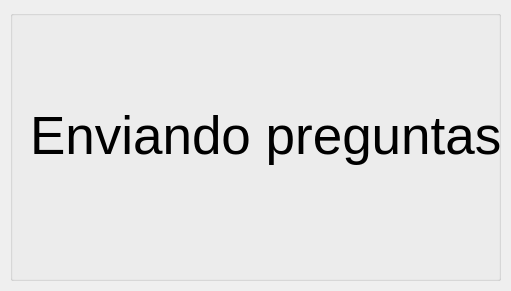
<?xml version="1.0" encoding="UTF-8"?>
<ui version="4.0">
 <class>MainWindow</class>
 <widget class="QMainWindow" name="MainWindow">
  <property name="geometry">
   <rect>
    <x>0</x>
    <y>0</y>
    <width>511</width>
    <height>291</height>
   </rect>
  </property>
  <property name="windowTitle">
   <string>MainWindow</string>
  </property>
  <widget class="QWidget" name="centralWidget">
   <widget class="QStackedWidget" name="gameState">
    <property name="geometry">
     <rect>
      <x>0</x>
      <y>0</y>
      <width>511</width>
      <height>291</height>
     </rect>
    </property>
    <property name="currentIndex">
     <number>1</number>
    </property>
    <widget class="QWidget" name="page">
     <widget class="QGroupBox" name="principalBox">
      <property name="geometry">
       <rect>
        <x>10</x>
        <y>10</y>
        <width>491</width>
        <height>271</height>
       </rect>
      </property>
      <property name="title">
       <string/>
      </property>
      <widget class="QTextEdit" name="pregunta">
       <property name="geometry">
        <rect>
         <x>20</x>
         <y>40</y>
         <width>391</width>
         <height>51</height>
        </rect>
       </property>
       <property name="tabChangesFocus">
        <bool>true</bool>
       </property>
      </widget>
      <widget class="QLineEdit" name="respA">
       <property name="geometry">
        <rect>
         <x>20</x>
         <y>120</y>
         <width>181</width>
         <height>20</height>
        </rect>
       </property>
       <property name="maxLength">
        <number>20</number>
       </property>
      </widget>
      <widget class="QLineEdit" name="respB">
       <property name="geometry">
        <rect>
         <x>20</x>
         <y>180</y>
         <width>181</width>
         <height>20</height>
        </rect>
       </property>
       <property name="maxLength">
        <number>20</number>
       </property>
      </widget>
      <widget class="QLineEdit" name="respC">
       <property name="geometry">
        <rect>
         <x>270</x>
         <y>120</y>
         <width>181</width>
         <height>20</height>
        </rect>
       </property>
       <property name="maxLength">
        <number>20</number>
       </property>
      </widget>
      <widget class="QLineEdit" name="respD">
       <property name="geometry">
        <rect>
         <x>270</x>
         <y>180</y>
         <width>181</width>
         <height>20</height>
        </rect>
       </property>
       <property name="maxLength">
        <number>20</number>
       </property>
      </widget>
      <widget class="QCheckBox" name="checkBoxA">
       <property name="geometry">
        <rect>
         <x>210</x>
         <y>120</y>
         <width>16</width>
         <height>17</height>
        </rect>
       </property>
       <property name="text">
        <string/>
       </property>
       <property name="autoExclusive">
        <bool>true</bool>
       </property>
       <property name="tristate">
        <bool>false</bool>
       </property>
      </widget>
      <widget class="QCheckBox" name="checkBoxB">
       <property name="geometry">
        <rect>
         <x>210</x>
         <y>180</y>
         <width>16</width>
         <height>17</height>
        </rect>
       </property>
       <property name="text">
        <string/>
       </property>
       <property name="autoExclusive">
        <bool>true</bool>
       </property>
       <property name="tristate">
        <bool>false</bool>
       </property>
      </widget>
      <widget class="QCheckBox" name="checkBoxC">
       <property name="geometry">
        <rect>
         <x>460</x>
         <y>120</y>
         <width>16</width>
         <height>17</height>
        </rect>
       </property>
       <property name="text">
        <string/>
       </property>
       <property name="autoExclusive">
        <bool>true</bool>
       </property>
       <property name="tristate">
        <bool>false</bool>
       </property>
      </widget>
      <widget class="QCheckBox" name="checkBoxD">
       <property name="geometry">
        <rect>
         <x>460</x>
         <y>180</y>
         <width>16</width>
         <height>17</height>
        </rect>
       </property>
       <property name="text">
        <string/>
       </property>
       <property name="autoExclusive">
        <bool>true</bool>
       </property>
       <property name="tristate">
        <bool>false</bool>
       </property>
      </widget>
      <widget class="QLabel" name="labelRespB">
       <property name="geometry">
        <rect>
         <x>20</x>
         <y>160</y>
         <width>121</width>
         <height>16</height>
        </rect>
       </property>
       <property name="text">
        <string>Respuesta B:</string>
       </property>
      </widget>
      <widget class="QLabel" name="labelRespA">
       <property name="geometry">
        <rect>
         <x>20</x>
         <y>100</y>
         <width>121</width>
         <height>16</height>
        </rect>
       </property>
       <property name="text">
        <string>Respuesta A:</string>
       </property>
      </widget>
      <widget class="QLabel" name="labelRespC">
       <property name="geometry">
        <rect>
         <x>270</x>
         <y>100</y>
         <width>121</width>
         <height>16</height>
        </rect>
       </property>
       <property name="text">
        <string>Respuesta C:</string>
       </property>
      </widget>
      <widget class="QLabel" name="labelRespD">
       <property name="geometry">
        <rect>
         <x>270</x>
         <y>160</y>
         <width>121</width>
         <height>16</height>
        </rect>
       </property>
       <property name="text">
        <string>Respuesta D:</string>
       </property>
      </widget>
      <widget class="QLabel" name="labelPregunta">
       <property name="geometry">
        <rect>
         <x>20</x>
         <y>20</y>
         <width>91</width>
         <height>16</height>
        </rect>
       </property>
       <property name="text">
        <string>Pregunta 1:</string>
       </property>
      </widget>
      <widget class="QLabel" name="labelCantResp">
       <property name="geometry">
        <rect>
         <x>420</x>
         <y>50</y>
         <width>61</width>
         <height>41</height>
        </rect>
       </property>
       <property name="text">
        <string>&lt;html&gt;&lt;head/&gt;&lt;body&gt;&lt;p&gt;Cantidad de&lt;br/&gt;respuestas:&lt;/p&gt;&lt;/body&gt;&lt;/html&gt;</string>
       </property>
      </widget>
      <widget class="QSpinBox" name="cantRespuestas">
       <property name="geometry">
        <rect>
         <x>430</x>
         <y>90</y>
         <width>42</width>
         <height>22</height>
        </rect>
       </property>
       <property name="minimum">
        <number>2</number>
       </property>
       <property name="maximum">
        <number>4</number>
       </property>
       <property name="value">
        <number>4</number>
       </property>
      </widget>
      <widget class="QPushButton" name="pregButton_7">
       <property name="geometry">
        <rect>
         <x>190</x>
         <y>240</y>
         <width>31</width>
         <height>23</height>
        </rect>
       </property>
       <property name="text">
        <string>7</string>
       </property>
      </widget>
      <widget class="QPushButton" name="pregButton_4">
       <property name="geometry">
        <rect>
         <x>100</x>
         <y>240</y>
         <width>31</width>
         <height>23</height>
        </rect>
       </property>
       <property name="text">
        <string>4</string>
       </property>
      </widget>
      <widget class="QPushButton" name="pregButton_6">
       <property name="geometry">
        <rect>
         <x>160</x>
         <y>240</y>
         <width>31</width>
         <height>23</height>
        </rect>
       </property>
       <property name="text">
        <string>6</string>
       </property>
      </widget>
      <widget class="QPushButton" name="pregButton_3">
       <property name="geometry">
        <rect>
         <x>70</x>
         <y>240</y>
         <width>31</width>
         <height>23</height>
        </rect>
       </property>
       <property name="text">
        <string>3</string>
       </property>
      </widget>
      <widget class="QPushButton" name="pregButton_1">
       <property name="geometry">
        <rect>
         <x>10</x>
         <y>240</y>
         <width>31</width>
         <height>23</height>
        </rect>
       </property>
       <property name="text">
        <string>1</string>
       </property>
      </widget>
      <widget class="QPushButton" name="pregButton_2">
       <property name="geometry">
        <rect>
         <x>40</x>
         <y>240</y>
         <width>31</width>
         <height>23</height>
        </rect>
       </property>
       <property name="text">
        <string>2</string>
       </property>
      </widget>
      <widget class="QPushButton" name="pregButton_5">
       <property name="geometry">
        <rect>
         <x>130</x>
         <y>240</y>
         <width>31</width>
         <height>23</height>
        </rect>
       </property>
       <property name="text">
        <string>5</string>
       </property>
      </widget>
      <widget class="QPushButton" name="startButton">
       <property name="geometry">
        <rect>
         <x>430</x>
         <y>215</y>
         <width>50</width>
         <height>50</height>
        </rect>
       </property>
       <property name="toolTip">
        <string>Empezar partida</string>
       </property>
       <property name="text">
        <string/>
       </property>
       <property name="icon">
        <iconset resource="buttonicons.qrc">
         <normaloff>:/icons/playButton.png</normaloff>:/icons/playButton.png</iconset>
       </property>
       <property name="iconSize">
        <size>
         <width>40</width>
         <height>40</height>
        </size>
       </property>
      </widget>
      <widget class="QPushButton" name="saveButton">
       <property name="geometry">
        <rect>
         <x>380</x>
         <y>215</y>
         <width>50</width>
         <height>50</height>
        </rect>
       </property>
       <property name="toolTip">
        <string>Guardar partida</string>
       </property>
       <property name="text">
        <string/>
       </property>
       <property name="icon">
        <iconset resource="buttonicons.qrc">
         <normaloff>:/icons/saveButton.png</normaloff>:/icons/saveButton.png</iconset>
       </property>
       <property name="iconSize">
        <size>
         <width>40</width>
         <height>40</height>
        </size>
       </property>
      </widget>
      <widget class="QPushButton" name="configButton">
       <property name="geometry">
        <rect>
         <x>330</x>
         <y>215</y>
         <width>50</width>
         <height>50</height>
        </rect>
       </property>
       <property name="toolTip">
        <string>Configuracion</string>
       </property>
       <property name="text">
        <string/>
       </property>
       <property name="icon">
        <iconset resource="buttonicons.qrc">
         <normaloff>:/icons/configButton.png</normaloff>:/icons/configButton.png</iconset>
       </property>
       <property name="iconSize">
        <size>
         <width>40</width>
         <height>40</height>
        </size>
       </property>
      </widget>
      <widget class="QPushButton" name="newPregButton">
       <property name="enabled">
        <bool>true</bool>
       </property>
       <property name="geometry">
        <rect>
         <x>280</x>
         <y>215</y>
         <width>50</width>
         <height>50</height>
        </rect>
       </property>
       <property name="toolTip">
        <string>Nueva pregunta</string>
       </property>
       <property name="text">
        <string/>
       </property>
       <property name="icon">
        <iconset resource="buttonicons.qrc">
         <normaloff>:/icons/plusButton.png</normaloff>:/icons/plusButton.png</iconset>
       </property>
       <property name="iconSize">
        <size>
         <width>40</width>
         <height>40</height>
        </size>
       </property>
      </widget>
      <widget class="QPushButton" name="removeButton">
       <property name="geometry">
        <rect>
         <x>230</x>
         <y>215</y>
         <width>50</width>
         <height>50</height>
        </rect>
       </property>
       <property name="toolTip">
        <string>Borrar pregunta</string>
       </property>
       <property name="text">
        <string/>
       </property>
       <property name="icon">
        <iconset resource="buttonicons.qrc">
         <normaloff>:/icons/minusButton.png</normaloff>:/icons/minusButton.png</iconset>
       </property>
       <property name="iconSize">
        <size>
         <width>40</width>
         <height>40</height>
        </size>
       </property>
      </widget>
      <widget class="QPushButton" name="previsualizarButton">
       <property name="geometry">
        <rect>
         <x>80</x>
         <y>215</y>
         <width>75</width>
         <height>23</height>
        </rect>
       </property>
       <property name="text">
        <string>Previsualizar</string>
       </property>
      </widget>
      <widget class="QPushButton" name="closeButton">
       <property name="geometry">
        <rect>
         <x>440</x>
         <y>0</y>
         <width>50</width>
         <height>50</height>
        </rect>
       </property>
       <property name="toolTip">
        <string>Cerrar juego</string>
       </property>
       <property name="text">
        <string/>
       </property>
       <property name="icon">
        <iconset resource="buttonicons.qrc">
         <normaloff>:/icons/closebutton.png</normaloff>:/icons/closebutton.png</iconset>
       </property>
       <property name="iconSize">
        <size>
         <width>50</width>
         <height>50</height>
        </size>
       </property>
      </widget>
     </widget>
     <widget class="QWidget" name="mensajeError" native="true">
      <property name="geometry">
       <rect>
        <x>140</x>
        <y>-90</y>
        <width>221</width>
        <height>91</height>
       </rect>
      </property>
      <widget class="QLabel" name="msgErrorGuardar">
       <property name="geometry">
        <rect>
         <x>20</x>
         <y>10</y>
         <width>181</width>
         <height>81</height>
        </rect>
       </property>
       <property name="text">
        <string>&lt;html&gt;&lt;head/&gt;&lt;body&gt;&lt;p align=&quot;center&quot;&gt;&lt;span style=&quot; font-size:11pt; font-weight:600; color:#ff0000;&quot;&gt;Error al guardar&lt;/span&gt;&lt;br/&gt;Debe escribir la pregunta,&lt;br/&gt;sus respuestas y seleccionar&lt;br/&gt;a correcta.&lt;/p&gt;&lt;/body&gt;&lt;/html&gt;</string>
       </property>
      </widget>
      <widget class="QLabel" name="msgErrorComunicacion">
       <property name="geometry">
        <rect>
         <x>20</x>
         <y>10</y>
         <width>181</width>
         <height>71</height>
        </rect>
       </property>
       <property name="text">
        <string>&lt;html&gt;&lt;head/&gt;&lt;body&gt;&lt;p align=&quot;center&quot;&gt;&lt;span style=&quot; font-size:11pt; font-weight:600; color:#ff0000;&quot;&gt;Error de comunicacion&lt;/span&gt;&lt;br/&gt;Debe configurar el puerto&lt;br/&gt;antes de empezar la partida.&lt;/p&gt;&lt;/body&gt;&lt;/html&gt;</string>
       </property>
      </widget>
     </widget>
     <widget class="QWidget" name="mensajeGuardar" native="true">
      <property name="geometry">
       <rect>
        <x>170</x>
        <y>-40</y>
        <width>161</width>
        <height>41</height>
       </rect>
      </property>
      <widget class="QLabel" name="label_3">
       <property name="geometry">
        <rect>
         <x>10</x>
         <y>6</y>
         <width>151</width>
         <height>31</height>
        </rect>
       </property>
       <property name="text">
        <string>&lt;html&gt;&lt;head/&gt;&lt;body&gt;&lt;p&gt;&lt;span style=&quot; font-size:11pt; font-weight:600;&quot;&gt;Pregunta guardada&lt;/span&gt;&lt;/p&gt;&lt;/body&gt;&lt;/html&gt;</string>
       </property>
      </widget>
     </widget>
    </widget>
    <widget class="QWidget" name="page_4">
     <widget class="QGroupBox" name="gameInProgressBox_2">
      <property name="geometry">
       <rect>
        <x>10</x>
        <y>10</y>
        <width>491</width>
        <height>271</height>
       </rect>
      </property>
      <property name="title">
       <string/>
      </property>
      <widget class="QLabel" name="label_4">
       <property name="geometry">
        <rect>
         <x>20</x>
         <y>40</y>
         <width>501</width>
         <height>171</height>
        </rect>
       </property>
       <property name="font">
        <font>
         <pointsize>40</pointsize>
        </font>
       </property>
       <property name="text">
        <string>Enviando preguntas</string>
       </property>
      </widget>
     </widget>
    </widget>
    <widget class="QWidget" name="page_2">
     <widget class="QGroupBox" name="gameInProgressBox">
      <property name="geometry">
       <rect>
        <x>10</x>
        <y>10</y>
        <width>491</width>
        <height>271</height>
       </rect>
      </property>
      <property name="title">
       <string/>
      </property>
      <widget class="QLabel" name="label">
       <property name="geometry">
        <rect>
         <x>20</x>
         <y>40</y>
         <width>501</width>
         <height>171</height>
        </rect>
       </property>
       <property name="font">
        <font>
         <pointsize>40</pointsize>
        </font>
       </property>
       <property name="text">
        <string>Juego en progreso</string>
       </property>
      </widget>
      <widget class="QLCDNumber" name="lcdNumber">
       <property name="geometry">
        <rect>
         <x>120</x>
         <y>10</y>
         <width>241</width>
         <height>61</height>
        </rect>
       </property>
      </widget>
     </widget>
    </widget>
    <widget class="QWidget" name="page_3">
     <widget class="QGroupBox" name="groupBox">
      <property name="geometry">
       <rect>
        <x>10</x>
        <y>10</y>
        <width>491</width>
        <height>271</height>
       </rect>
      </property>
      <property name="title">
       <string/>
      </property>
      <widget class="QPushButton" name="closeButton_2">
       <property name="geometry">
        <rect>
         <x>410</x>
         <y>240</y>
         <width>75</width>
         <height>23</height>
        </rect>
       </property>
       <property name="text">
        <string>Cerrar</string>
       </property>
      </widget>
      <widget class="QPushButton" name="replayButton">
       <property name="geometry">
        <rect>
         <x>330</x>
         <y>240</y>
         <width>75</width>
         <height>23</height>
        </rect>
       </property>
       <property name="text">
        <string>Volver a jugar</string>
       </property>
      </widget>
      <widget class="QLabel" name="label_2">
       <property name="geometry">
        <rect>
         <x>10</x>
         <y>0</y>
         <width>211</width>
         <height>51</height>
        </rect>
       </property>
       <property name="font">
        <font>
         <pointsize>15</pointsize>
        </font>
       </property>
       <property name="text">
        <string>Puntajes:</string>
       </property>
      </widget>
      <widget class="QLabel" name="puntajePrimerPuesto">
       <property name="geometry">
        <rect>
         <x>110</x>
         <y>20</y>
         <width>351</width>
         <height>21</height>
        </rect>
       </property>
       <property name="text">
        <string>&lt;p&gt;1.- Jugador # : &lt;strong&gt;# Puntos&lt;/strong&gt;&lt;/p&gt;</string>
       </property>
      </widget>
      <widget class="QLabel" name="puntajeSegundoPuesto">
       <property name="geometry">
        <rect>
         <x>110</x>
         <y>50</y>
         <width>351</width>
         <height>21</height>
        </rect>
       </property>
       <property name="text">
        <string>&lt;p&gt;2.- Jugador # : &lt;strong&gt;# Puntos&lt;/strong&gt;&lt;/p&gt;</string>
       </property>
      </widget>
      <widget class="QLabel" name="puntajeTercerPuesto">
       <property name="geometry">
        <rect>
         <x>110</x>
         <y>80</y>
         <width>351</width>
         <height>21</height>
        </rect>
       </property>
       <property name="text">
        <string>&lt;p&gt;3.- Jugador # : &lt;strong&gt;# Puntos&lt;/strong&gt;&lt;/p&gt;</string>
       </property>
      </widget>
      <widget class="QLabel" name="puntajeCuartoPuesto">
       <property name="geometry">
        <rect>
         <x>110</x>
         <y>110</y>
         <width>351</width>
         <height>21</height>
        </rect>
       </property>
       <property name="text">
        <string>&lt;p&gt;4.- Jugador # : &lt;strong&gt;# Puntos&lt;/strong&gt;&lt;/p&gt;</string>
       </property>
      </widget>
      <widget class="QLabel" name="puntajeQuintoPuesto">
       <property name="geometry">
        <rect>
         <x>110</x>
         <y>140</y>
         <width>351</width>
         <height>21</height>
        </rect>
       </property>
       <property name="text">
        <string>&lt;p&gt;5.- Jugador # : &lt;strong&gt;# Puntos&lt;/strong&gt;&lt;/p&gt;</string>
       </property>
      </widget>
      <widget class="QLabel" name="puntajeSextoPuesto">
       <property name="geometry">
        <rect>
         <x>110</x>
         <y>170</y>
         <width>351</width>
         <height>21</height>
        </rect>
       </property>
       <property name="text">
        <string>&lt;html&gt;&lt;head/&gt;&lt;body&gt;&lt;p&gt;6.- Jugador # : &lt;span style=&quot; font-weight:600;&quot;&gt;# Puntos&lt;/span&gt;&lt;/p&gt;&lt;/body&gt;&lt;/html&gt;</string>
       </property>
      </widget>
      <widget class="QLabel" name="puntajeSeptimoPuesto">
       <property name="geometry">
        <rect>
         <x>110</x>
         <y>200</y>
         <width>351</width>
         <height>21</height>
        </rect>
       </property>
       <property name="text">
        <string>&lt;html&gt;&lt;head/&gt;&lt;body&gt;&lt;p&gt;7.- Jugador # : &lt;span style=&quot; font-weight:600;&quot;&gt;# Puntos&lt;/span&gt;&lt;/p&gt;&lt;/body&gt;&lt;/html&gt;</string>
       </property>
      </widget>
      <widget class="QLabel" name="puntajeOctavoPuesto">
       <property name="geometry">
        <rect>
         <x>110</x>
         <y>230</y>
         <width>191</width>
         <height>21</height>
        </rect>
       </property>
       <property name="text">
        <string>&lt;html&gt;&lt;head/&gt;&lt;body&gt;&lt;p&gt;8.- Jugador # : &lt;span style=&quot; font-weight:600;&quot;&gt;# Puntos&lt;/span&gt;&lt;/p&gt;&lt;/body&gt;&lt;/html&gt;</string>
       </property>
      </widget>
     </widget>
    </widget>
   </widget>
  </widget>
 </widget>
 <layoutdefault spacing="6" margin="11"/>
 <resources>
  <include location="buttonicons.qrc"/>
 </resources>
 <connections/>
</ui>
